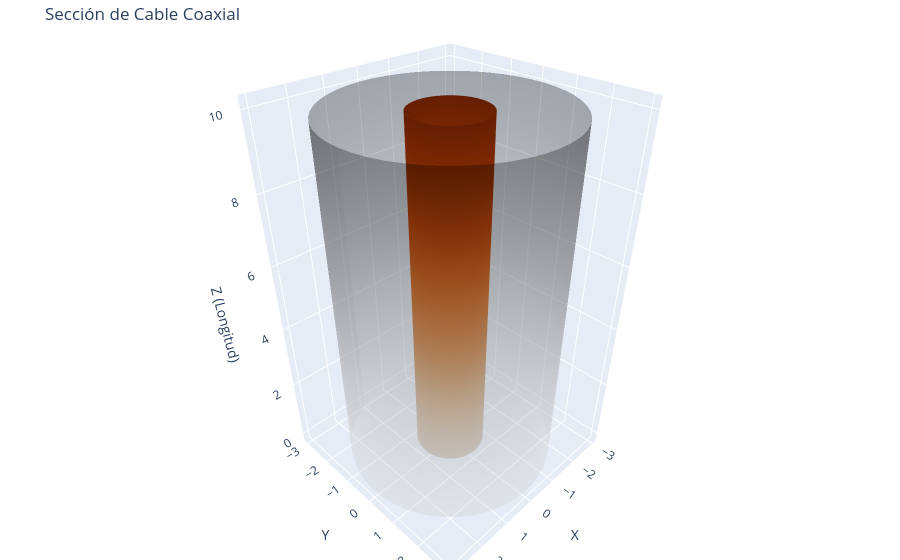

Notebook code for this chart:
### Code cell
import numpy as np
import plotly.graph_objects as go

# Función geométrica para crear los cilindros
def crear_cilindro(radio, longitud, resolucion=50):
    theta = np.linspace(0, 2 * np.pi, resolucion)
    z = np.linspace(0, longitud, 2)
    theta_grid, z_grid = np.meshgrid(theta, z)
    x = radio * np.cos(theta_grid)
    y = radio * np.sin(theta_grid)
    return x, y, z_grid

# Parámetros del cable
longitud_L = 10
radio_interior = 1.0
radio_exterior = 3.0

# Generar coordenadas
x_int, y_int, z_int = crear_cilindro(radio_interior, longitud_L)
x_ext, y_ext, z_ext = crear_cilindro(radio_exterior, longitud_L)

# Crear la figura interactiva
fig = go.Figure()

# Añadir el conductor central (Cobre, opaco)
fig.add_trace(go.Surface(
    x=x_int, y=y_int, z=z_int,
    colorscale='Oranges',
    showscale=False,
    opacity=1.0,
    name='Conductor Central'
))

# Añadir la malla exterior (Gris, translúcida)
fig.add_trace(go.Surface(
    x=x_ext, y=y_ext, z=z_ext,
    colorscale='Greys',
    showscale=False,
    opacity=0.3, # Baja opacidad para ver el interior
    name='Malla Exterior'
))

# Ajustar la vista y proporciones
fig.update_layout(
    title='Sección de Cable Coaxial',
    scene=dict(
        xaxis_title='X',
        yaxis_title='Y',
        zaxis_title='Z (Longitud)',
        aspectmode='data' # Mantiene la proporción real de los radios
    ),
    margin=dict(l=0, r=0, b=0, t=40)
)

# Mostrar el resultado
fig.show(renderer="iframe")
